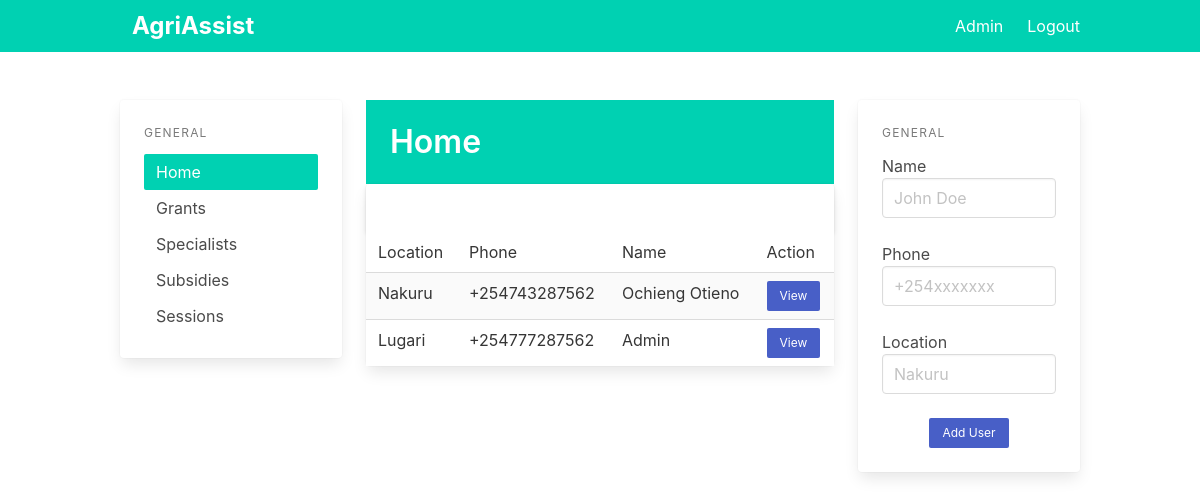
The page / (signed in) on the database its author committed.
### app/models.py (models this page shows)
class User(db.Model):
    id = db.Column(db.Integer, primary_key=True)
    phone = db.Column(db.String(15), unique=True)
    name = db.Column(db.String(100))
    location = db.Column(db.String(100))

### app/pages.py (the view)
@page.route('/')
@login_required
def index():
    users = all_users()
    return render_template('index.html', users=users)

### app/__init__.py (called while the page is built)
def create_app():
    app = Flask(__name__)
    app.config.from_pyfile('settings.py')
    app.config["FLASK_DEBUG"] = True
    app.config['SECRET_KEY'] = 'secret-key-goes-here'
    app.config['SQLALCHEMY_DATABASE_URI'] = 'sqlite:///db.sqlite'
    db.init_app(app)
    login_manager = LoginManager()
    login_manager.login_view = 'auth.login'
    login_manager.init_app(app)
    from .models import Admin
    @login_manager.user_loader
    def load_user(user_id):
        return Admin.query.get(int(user_id))
    with app.app_context():
        db.create_all()
    from .auth import auth as auth_blueprint
    app.register_blueprint(auth_blueprint)
    from .pages import page as page_blueprint
    app.register_blueprint(page_blueprint)
    from .main import main as main_blueprint
    app.register_blueprint(main_blueprint)
    return app

### app/utils.py (called while the page is built)
def all_users():
    return User.query.all()

### app/templates/index.html (shortened to what this page needs)
{% extends "base.html" %}
{% block content %}
<div class="columns">
  <div class="column is-3 ">
    <div class="card">
      <aside class="menu is-hidden-mobile card-content">
      <p class="menu-label">
        General
      </p>
      <ul class="menu-list">
        <li><a class="has-background-primary has-text-white" href="/">Home</a></li>
        <li><a href="{{ url_for('page.grants') }}">Grants</a></li>
        <li><a href="{{ url_for('page.specialists') }}">Specialists</a></li>
        <li><a href="{{ url_for('page.subsidies') }}">Subsidies</a></li>
        <li><a href="{{ url_for('page.sessions') }}">Sessions</a></li>
      </ul>
    </aside>
    </div>
  </div>
  <div class="column is-6">
    <section class="hero is-primary welcome is-small">
      <div class="hero-body">
        <div class="container">
          <h1 class="title">
            Home
          </h1>
        </div>
      </div>
    </section>
    <div class="is-6">
      <div class="card events-card">
        <header class="card-header">
          <a href="#" class="card-header-icon" aria-label="more options">
            <span class="icon">
            </span>
          </a>
        </header>
        <div class="card-table">
          <div class="content">
            <table class="table is-fullwidth is-striped">
              <tbody>
                <tr>
                  <td>Location</td>
                  <td>Phone</td>
                  <td>Name</td>
                  <td>Action</td>
                </tr>
                {%for user in users%}
                <tr>
                  <td>{{user.location}}</td>
                  <td>{{user.phone}}</td>
                  <td>{{user.name}}</td>
                  <td><a class="button is-link is-small" href="/user/{{user.id}}">View</a></td>
                </tr>
                {% endfor%}
              </tbody>
            </table>
          </div>
        </div>
      </div>
    </div>
  </div>
  <div class="column is-3">
    <div class="card">
      <div class="card-content">
        <div class="content">
          <aside class="menu is-hidden-mobile">
            <p class="menu-label">
              General
            </p>
            <div class="file is-centered is-boxed is-success has-name">
              <label class="file-label">
                <form action="{{ url_for('page.new_user') }}" method="POST">
                  <div class="control">
                    <label>Name</label>
                    <input class="input" type="text" placeholder="John Doe" name="name">
                  </div>
                  <br />
                  <div class="control">
                    <label>Phone</label>
                    <input class="input" type="text" placeholder="+254xxxxxxx" name="phone">
                  </div>
                  <br>
                  <div class="control">
                    <label>Location</label>
                    <input class="input" type="text" placeholder="Nakuru" name="location">
                  </div>
                  <br />
                  <div class="field is-grouped is-grouped-centered">
                    <p class="control">
                      <input type="submit" value="Add User" class="button is-primary is-link is-small">
                    </p>
                  </div>
                </form>
              </label>
            </div>
          </aside>
        </div>
      </div>
    </div>
  </div>
</div>
{% endblock %}

### app/templates/base.html (shortened to what this page needs)
<!DOCTYPE html>
<html>
<head>
  <link rel="stylesheet" href="https://cdn.jsdelivr.net/npm/bulma@0.9.4/css/bulma.min.css">
</head>
<body>
  <section class="is-fullheight">
    <div class="hero-head">
      <nav class="navbar is-primary">
        <div class="container">
          <div id="navbarMenuHeroA" class="navbar-menu">
            <div class="navbar-start">
              <a href="{{ url_for('main.index') }}" class="navbar-item label is-large">
                AgriAssist
              </a>
            </div>
            <div class="navbar-end">
              {% if current_user.is_authenticated %}
              <a href="{{ url_for('main.index') }}" class="navbar-item">
                Admin
              </a>
              {% endif %}
              {% if current_user.is_authenticated %}
              <a href="{{ url_for('auth.logout') }}" class="navbar-item">
                Logout
              </a>
              {% endif %}
            </div>
          </div>
        </div>
      </nav>
    </div>
    <div class="hero-body">
      <div class="container">
        {% block content %}
        {% endblock %}
      </div>
    </div>
  </section>
</body>
</html>

### rows shown on the page
User: location "Nakuru", phone "+254743287562", name "Ochieng Otieno"
User: location "Lugari", phone "+254777287562", name "Admin"
